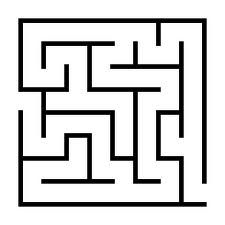
#> input picture src/codes/maze.jpg, 225 x 225 px
$ python rrt_star.py   (Python 2 division)   (older library calls are emulated)
#> lines starting #> are read from the running program, lines starting #| are printed output that depends on the picture

"""
RRT_star 2D
@author: huiming zhou
"""

import os
import sys
import math
import numpy as np
import matplotlib.pyplot as plt
import matplotlib.patches as patches
import collections
import heapq
from scipy.misc import imread
import cv2
from matplotlib import cm

MAP_IMG = './maze.jpg'


class Utils:
    def __init__(self):
        self.env = Env()

        self.delta = 0.5
        self.img = self.env.img

    def is_intersect_circle(self, start, end):

        t = 0
        dist , theta = RrtStar.get_distance_and_angle(start, end)
        o = (start.x, start.y)
        d = (np.cos(theta), np.sin(theta))

        while True:
            shot = Node((o[0] + t * d[0], o[1] + t * d[1]))
            t = t + self.delta
            if self.get_dist(shot, end) <= self.delta:
                return False
            #print(int(shot.x), int(shot.y))
            #print(self.get_dist(shot, end))
            if self.is_inside_obs(shot):
                return True

        return False

    def is_collision(self, start, end):
        if self.is_inside_obs(start) or self.is_inside_obs(end):
            return True

        if self.is_intersect_circle(start, end):
            return True

        return False

    def is_inside_obs(self, node):
        delta = self.delta
        try:
            if(self.img[int(node.y)][int(node.x)] <= 150):
                return True
        except Exception as e:
            print("Fail fuera de index !!!!!!!!!!!!!!!!!!!!!!!!!!!!!!!!!!!!!!!!!!!")
            return False

        return False

    # [5 lines left out: function get_ray, not called in this run]

    @staticmethod
    def get_dist(start, end):
        return math.hypot(end.x - start.x, end.y - start.y)


class Plotting:
    def __init__(self, x_start, x_goal):
        self.xI, self.xG = x_start, x_goal
        self.env = Env()
        self.img = self.env.img


    def animation(self, nodelist, path, name, animation=False):
        self.plot_grid(name)
        self.plot_visited(nodelist, animation)
        self.plot_path(path)

    # [4 lines left out: function animation_connect, not called in this run]

    def plot_grid(self, name):
        self.fig, ax = plt.subplots()

        plt.plot(self.xI[0], self.xI[1], "rs", linewidth=3)
        plt.plot(self.xG[0], self.xG[1], "gs", linewidth=3)

        plt.title(name)
        plt.axis("equal")


        #plt.imshow(self.img, cmap=cm.Greys_r)
        #plt.pause(0.001)
        #plt.draw()

    @staticmethod
    def plot_visited(nodelist, animation):


        if animation:
            count = 0
            for node in nodelist:
                count += 1
                if node.parent:
                    splt.plot([node.parent.x, node.x], [node.parent.y, node.y], "-g")
                    lt.gcf().canvas.mpl_connect('key_release_event',
                                                 lambda event:
                                                [exit(0) if event.key == 'escape' else None])
                    if count % 100 == 0:
                        #plt.pause(0.001)
                        pass
        else:
            for node in nodelist:
                if node.parent:
                    plt.plot([node.parent.x, node.x], [node.parent.y, node.y], "-g")
                    pass
    # [20 lines left out: function plot_visited_connect, not called in this run]

        #plt.pause(0.01)

    @staticmethod
    def plot_path(path):
        if len(path) != 0:
            #plt.plot([x[0] for x in path], [x[1] for x in path], '-r', linewidth=2)
            #plt.pause(0.01)
            pass
        #plt.show()

class Env:
    def __init__(self):

        img = imread(MAP_IMG, mode="L")
#> img: shape (225, 225); min 0, max 255, mean 211.8
        kernel = cv2.getStructuringElement(cv2.MORPH_ELLIPSE,(5,5))
        #img = cv2.dilate(img,kernel,iterations = 2)
        self.img = cv2.erode(img,kernel,iterations = 2)
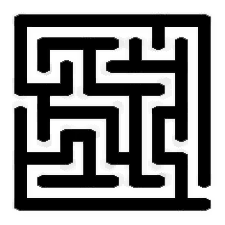
#> self.img: shape (225, 225); min 0, max 255, mean 137.9
        # self.img = []

        self.x_range = (0, 50)
        self.y_range = (0, 30)

        self.x_range = (0, 225)
        self.y_range = (0, 225)

class Node:
    def __init__(self, n):
        self.x = n[0]
        self.y = n[1]
        self.parent = None


class RrtStar:
    def __init__(self, x_start, x_goal, step_len,
                 goal_sample_rate, search_radius, iter_max):

        self.s_start = Node(x_start)
        self.s_goal = Node(x_goal)
        self.step_len = step_len
        self.goal_sample_rate = goal_sample_rate
        self.search_radius = search_radius
        self.iter_max = iter_max
        self.vertex = [self.s_start]
        self.path = []

        self.env = Env()
        self.plotting = Plotting(x_start, x_goal)
        self.utils = Utils()

        self.x_range = self.env.x_range
        self.y_range = self.env.y_range


    def selectStartGoalPoints(self, start, goal):

        if self.utils.is_inside_obs(start) :
            print "start fail "
            print(start.x,start.y)
            return False
        else:
            self.s_start = start
            self.vertex = [self.s_start]
            self.plotting.xI = (self.s_start.x, self.s_start.y)

        if self.utils.is_inside_obs(goal) :
            print "goal fail"
            print(goal.x, goal.y)
            return False
        else:
            self.s_goal = goal
            self.plotting.xG =  (self.s_goal.x, self.s_goal.y)

        return True


    def planning(self):
        #plt.imshow(self.env.img, cmap=cm.Greys_r)
        if self.selectStartGoalPoints(self.s_start, self.s_goal):
            self.plotting.img = self.env.img
            for k in range(self.iter_max):
                node_rand = self.generate_random_node(self.goal_sample_rate)
                node_near = self.nearest_neighbor(self.vertex, node_rand)
                node_new = self.new_state(node_near, node_rand)

                if k % 500 == 0:
                    print(k)

                if node_new and not self.utils.is_collision(node_near, node_new):
                    neighbor_index = self.find_near_neighbor(node_new)
                    self.vertex.append(node_new)

                    if neighbor_index:
                        self.choose_parent(node_new, neighbor_index)
                        self.rewire(node_new, neighbor_index)

            index = self.search_goal_parent()

            if index != []:
                self.path = self.extract_path(self.vertex[index])
                self.plotting.animation(self.vertex, self.path, "rrt*, N = " + str(self.iter_max))
                return self.path
            else:
                self.plotting.animation(self.vertex, self.path, "rrt*, N = " + str(self.iter_max))

                print("fail")


    def new_state(self, node_start, node_goal):
        dist, theta = self.get_distance_and_angle(node_start, node_goal)

        dist = min(self.step_len, dist)
        node_new = Node((node_start.x + dist * math.cos(theta),
                         node_start.y + dist * math.sin(theta)))

        node_new.parent = node_start

        return node_new

    def choose_parent(self, node_new, neighbor_index):
        cost = [self.get_new_cost(self.vertex[i], node_new) for i in neighbor_index]

        cost_min_index = neighbor_index[int(np.argmin(cost))]
        node_new.parent = self.vertex[cost_min_index]

    def rewire(self, node_new, neighbor_index):
        for i in neighbor_index:
            node_neighbor = self.vertex[i]

            if self.cost(node_neighbor) > self.get_new_cost(node_new, node_neighbor):
                node_neighbor.parent = node_new

    def search_goal_parent(self):
        dist_list = [math.hypot(n.x - self.s_goal.x, n.y - self.s_goal.y) for n in self.vertex]
        node_index = [i for i in range(len(dist_list)) if dist_list[i] <= self.step_len*.01]

        if len(node_index) > 0:
            cost_list = [dist_list[i] + self.cost(self.vertex[i]) for i in node_index
                         if not self.utils.is_collision(self.vertex[i], self.s_goal)]

            if cost_list != []:
                return node_index[int(np.argmin(cost_list))]
            else:
                return []

        return []

    def get_new_cost(self, node_start, node_end):
        dist, _ = self.get_distance_and_angle(node_start, node_end)

        return self.cost(node_start) + dist

    def generate_random_node(self, goal_sample_rate):
        delta = self.utils.delta

        if np.random.random() > goal_sample_rate:
            return Node((np.random.randint(self.x_range[0] + delta, self.x_range[1] - delta),
                         np.random.randint(self.y_range[0] + delta, self.y_range[1] - delta)))

        return self.s_goal

    def find_near_neighbor(self, node_new):
        n = len(self.vertex) + 1
        r = min(self.search_radius * math.sqrt((math.log(n) / n)), self.step_len*.1)

        dist_table = [math.hypot(nd.x - node_new.x, nd.y - node_new.y) for nd in self.vertex]
        dist_table_index = [ind for ind in range(len(dist_table)) if dist_table[ind] <= r and
                            not self.utils.is_collision(node_new, self.vertex[ind])]

        return dist_table_index

    @staticmethod
    def nearest_neighbor(node_list, n):
        return node_list[int(np.argmin([math.hypot(nd.x - n.x, nd.y - n.y)
                                        for nd in node_list]))]

    @staticmethod
    def cost(node_p):
        node = node_p
        cost = 0.0

        while node.parent:
            cost += math.hypot(node.x - node.parent.x, node.y - node.parent.y)
            node = node.parent

        return cost

    # [13 lines left out: function update_cost, not called in this run]

    def extract_path(self, node_end):
        path = [[self.s_goal.x, self.s_goal.y]]
        node = node_end

        while node.parent is not None:
            path.append([node.x, node.y])
            node = node.parent
        path.append([node.x, node.y])

        return path

    @staticmethod
    def get_distance_and_angle(node_start, node_end):
        dx = node_end.x - node_start.x
        dy = node_end.y - node_start.y
        return math.hypot(dx, dy), math.atan2(dy, dx)


def main():
    x_start = (8, 8)  # Starting node
    x_goal = (10, 10)  # Goal node


    rrt_star = RrtStar(x_start, x_goal, 10, 0.2, 200, 2000)
    rrt_star.planning()


if __name__ == '__main__':
    main()
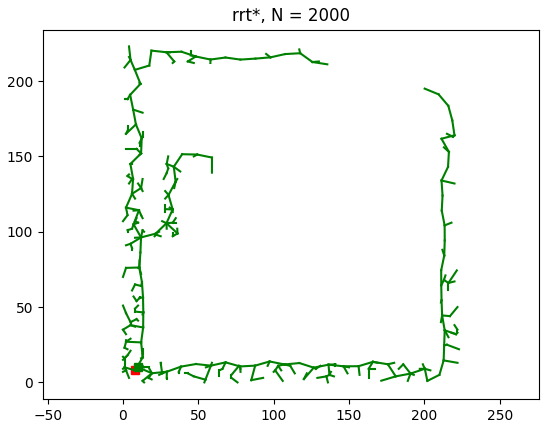
#> figure drawn by matplotlib, 1 panel

$ run again, with src/codes/2.jpg copied over src/codes/maze.jpg
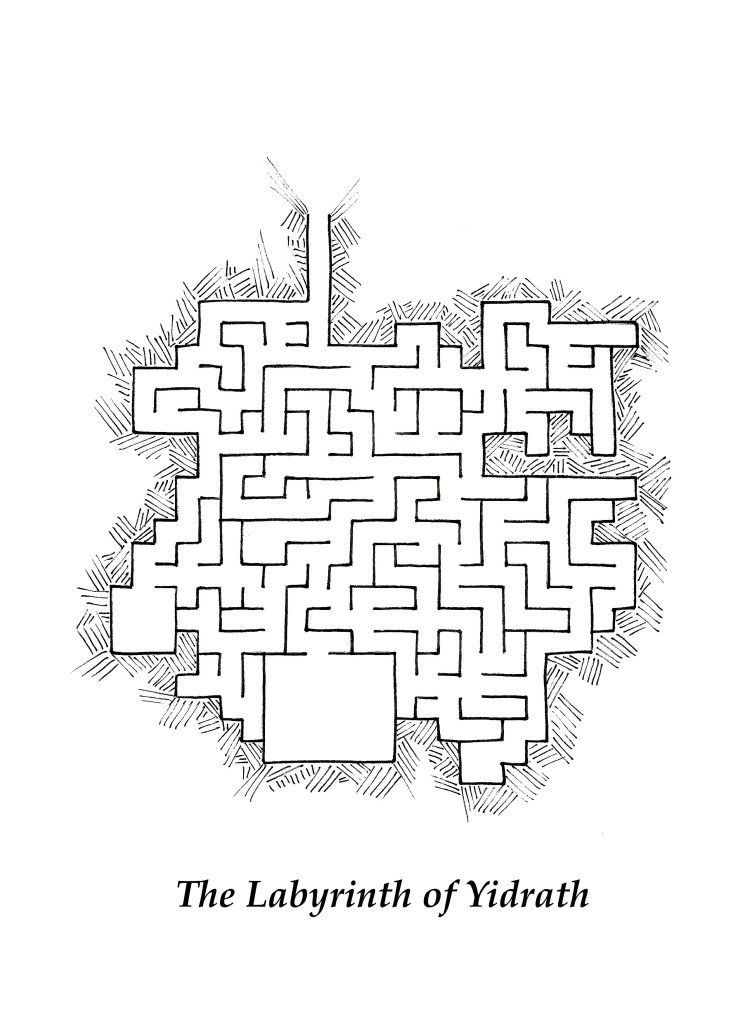
#> input picture src/codes/2.jpg, 745 x 1024 px
#> in __init__, `self.img = cv2.erode(img,kernel,iterations = 2)`:
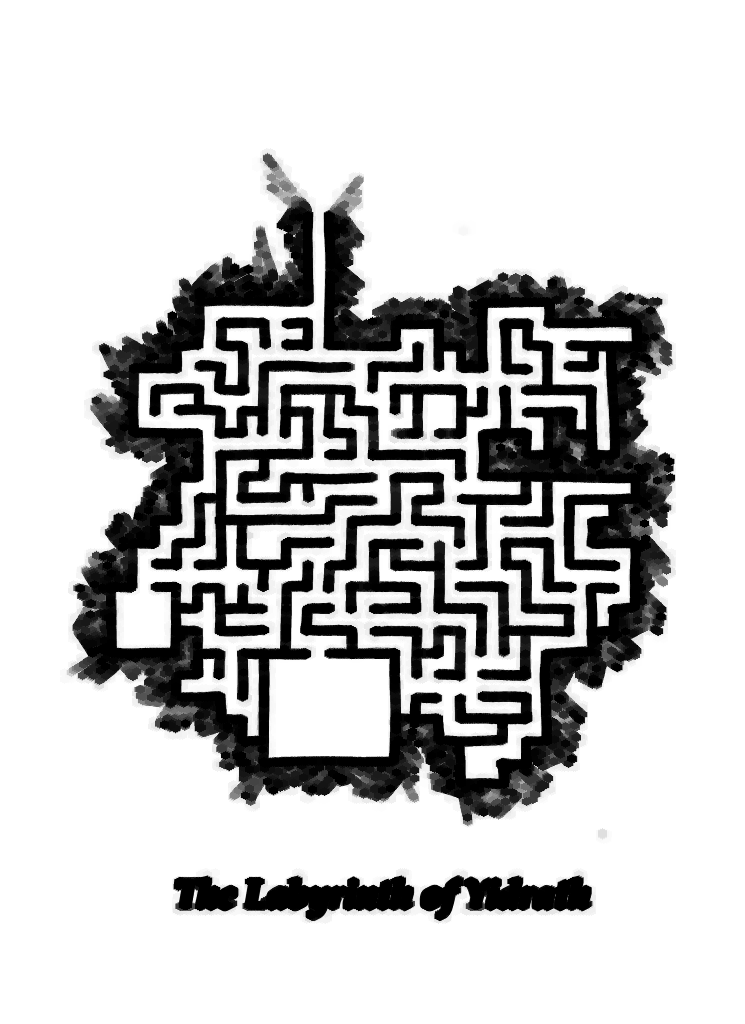
#> self.img: shape (1024, 745); min 0, max 255, mean 200.2
#> `main()`:
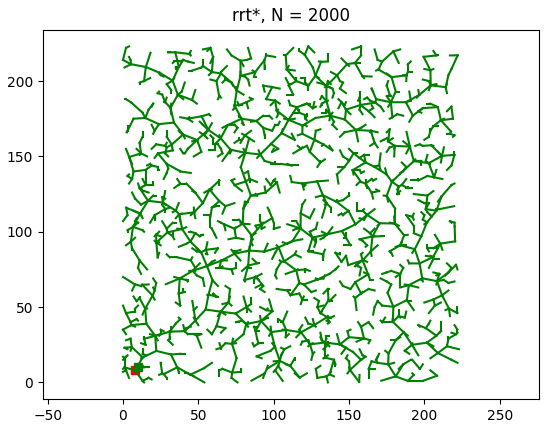
#> figure drawn by matplotlib, 1 panel

$ run again, with src/codes/1.jpeg copied over src/codes/maze.jpg
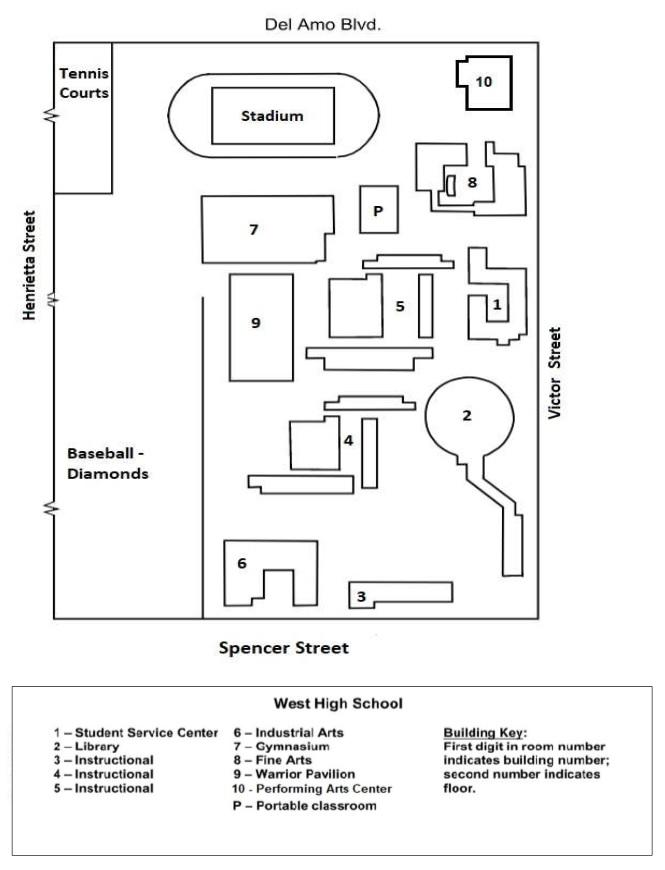
#> input picture src/codes/1.jpeg, 665 x 870 px
#> in __init__, `self.img = cv2.erode(img,kernel,iterations = 2)`:
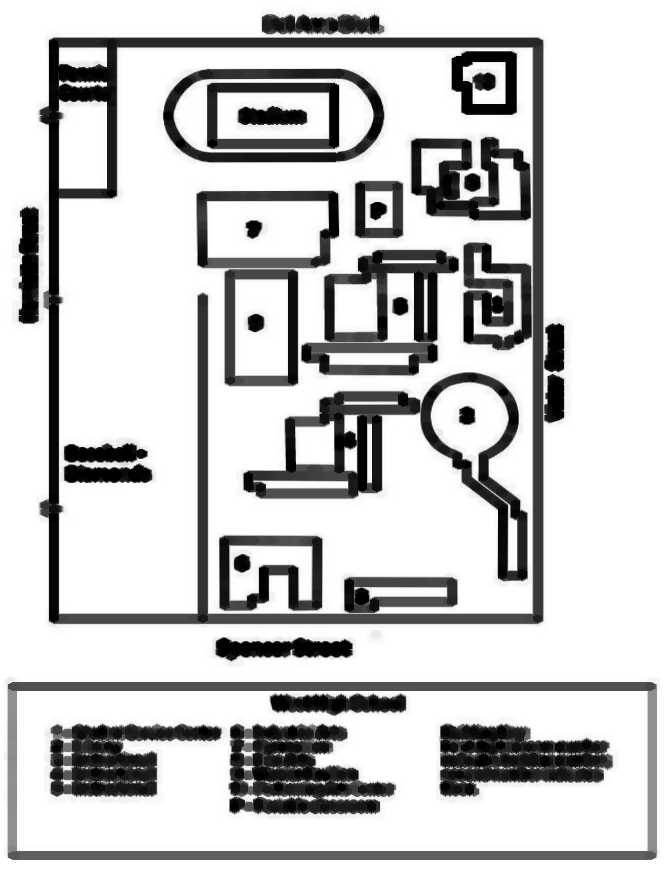
#> self.img: shape (870, 665); min 0, max 255, mean 200.4
#> `main()`:
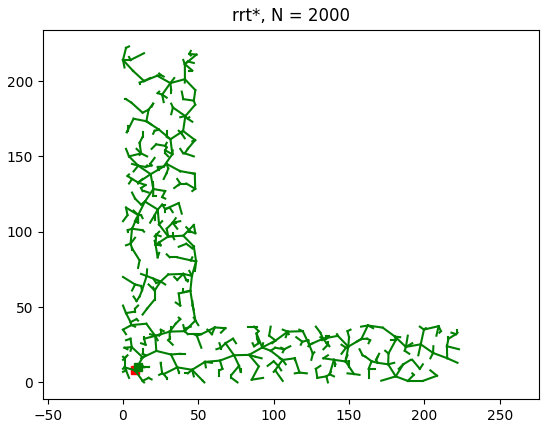
#> figure drawn by matplotlib, 1 panel
